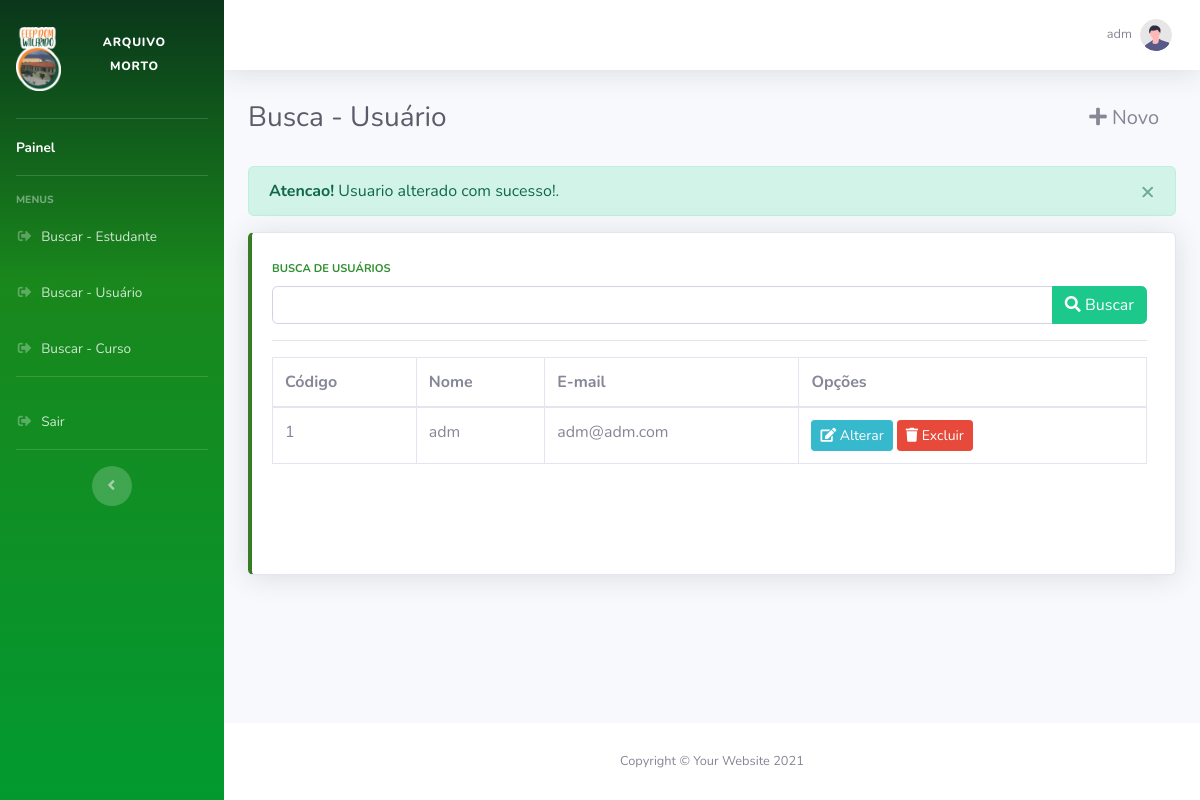
Page /buscausu.php?alter=ok (signed in) on the committed database.
### tables this page shows
CREATE TABLE `tbusuario` (
  `codusu` int(11) UNSIGNED NOT NULL,
  `nome` varchar(60) DEFAULT NULL,
  `email` varchar(100) DEFAULT NULL,
  `senha` varchar(20) DEFAULT NULL
);

### buscausu.php (the view, shortened to what this page needs)
<!DOCTYPE html>
<html lang="en">
<head>
    <link href="vendor/fontawesome-free/css/all.min.css" rel="stylesheet" type="text/css">
    <link href="css/sb-admin-2.min.css" rel="stylesheet">
</head>
<body id="page-top">
    <div id="wrapper">
    <ul class="navbar-nav bg-gradient-primary sidebar sidebar-dark accordion" id="accordionSidebar">
    <br>
            <a class="sidebar-brand d-flex align-items-center justify-content-center" href="buscaestudante.php">
                <div class="sidebar-brand-icon rotate-n-20">
                    <img src="img/logo.png" alt="" class="img-fluid" width="45" height="45">
                </div>
                <div class="sidebar-brand-text mx-3"><sup>arquivo morto</sup></div>
            </a>
<br>
            <hr class="sidebar-divider my-0">
            <li class="nav-item active">
                <a class="nav-link" href="buscaestudante.php">
                    <span>Painel</span></a>
            </li>
            <hr class="sidebar-divider">
            <div class="sidebar-heading">
                Menus
            </div>
            <li class="nav-item">
                <a class="nav-link" href="buscaestud.php" >
                    <i class="fas fa-fw fa-sign-out-alt"></i>
                    <span> Buscar - Estudante </span>
                </a>
            </li>
            <li class="nav-item">
                <a class="nav-link" href="buscausu.php" >
                    <i class="fas fa-fw fa-sign-out-alt"></i>
                    <span> Buscar - Usuário </span>
                </a>
            </li>
            <li class="nav-item">
                <a class="nav-link" href="buscacurso.php" >
                    <i class="fas fa-fw fa-sign-out-alt"></i>
                    <span> Buscar - Curso </span>
                </a>
            </li>
            <hr class="sidebar-divider">
            <li class="nav-item">
                <a class="nav-link" href="#" data-bs-toggle="modal" data-bs-target="#logoutModal">
                    <i class="fas fa-fw fa-sign-out-alt"></i>
                    <span>Sair</span>
                </a>
            </li>
            <hr class="sidebar-divider d-none d-md-block">
            <div class="text-center d-none d-md-inline">
                <button class="rounded-circle border-0" id="sidebarToggle"></button>
            </div>
        </ul>
        <div id="content-wrapper" class="d-flex flex-column">
            <div id="content">
                <nav class="navbar navbar-expand navbar-light bg-white topbar mb-4 static-top shadow">
                    <ul class="navbar-nav ml-auto">
                        <li class="nav-item dropdown no-arrow mx-1">
                        <li class="nav-item dropdown no-arrow">
                            <a class="nav-link dropdown-toggle" href="#" id="userDropdown" role="button"
                                data-toggle="dropdown" aria-haspopup="true" aria-expanded="false">
                                <span class="mr-2 d-none d-lg-inline text-gray-600 small"><?php echo $_SESSION['nome'];?></span>
                                <img class="img-profile rounded-circle"
                                    src="img/undraw_profile.svg">
                            </a>
                        </li>
                    </ul>
                </nav>
                <div class="container-fluid">
                    <div class="d-sm-flex align-items-center justify-content-between mb-4">
                        <h1 class="h3 mb-0 text-gray-800">Busca - Usuário</h1>
						<a href="frmcadest.php" class="btn btn-lg"><i class="fa fa-plus"></i> Novo</a>
                    </div>
                    <div class="row">
                        <div class="col-xl-12">
						<?php
					        if(isset($_GET['alter'])){
								if ($_GET['alter']=='ok'){
									echo    '<div class="alert alert-success alert-dismissible fade show" role="alert">
												 <strong>Atencao!</strong> Usuario alterado com sucesso!.
												 <button type="button" class="close" data-dismiss="alert" aria-label="Close">
													<span aria-hidden="true">&times;</span>
												 </button>
											 </div>';
								}
							}
					   ?>
                            <div class="card border-left-primary shadow h-100 py-2">
                                <div class="card-body">
                                    <div class="row no-gutters align-items-center">
                                        <div class="col mr-2">
                                            <div class="text-xs font-weight-bold text-primary text-uppercase mb-1">
                                                <form method="POST" action="buscausu.php">
													<label>Busca de Usuários</label>
													<div class="input-group">
														<input name="texto" id="texto" class="form-control" type="text" required>
														 <div class="input-group-append">
															<button class="btn btn-success" type="submit"><i class="fa fa-search"></i> Buscar</button>
														 </div>
													</div>
												</form>
												<hr>
												</div>
							  <table class="table table-bordered" id="dataTable" width="100%" cellspacing="0">
                                    <thead>
                                        <tr>
                                            <th>Código</th>
                                            <th>Nome</th>
                                            <th>E-mail</th>
                                            <th>Opções</th>
                                        </tr>
                                    </thead>
                                    <tbody>
									<?php
												    if(isset($_POST['texto'])){
														  $texto = $_POST['texto'];
														  include('banco.php');
														  $sql = "select * from tbusuario where nome like '%$texto%'";
														  $consulta = $conexao->query($sql);
														  if ($consulta == true){
															 if($consulta->num_rows > 0){
																while($linha=$consulta->fetch_array(MYSQLI_ASSOC)){
																   echo '<tr>
																			<td>'.$linha['codusu'].'</td>
																			<td>'.$linha['nome'].'</td>
																			<td>'.$linha['email'].'</td>
																			<td>
																			  <a class="btn btn-sm btn-info" href="frmalterausu.php?id='.$linha['codusu'].'"><i class="fa fa-edit"></i> Alterar</a>
																			  <button class="btn btn-sm btn-danger" data-bs-toggle="modal" data-bs-target="#deleteModal'.$linha['codusu'].'">
                                                                                <i class="fa fa-trash"></i> Excluir
                                                                            </button>
																			</td>
																		</tr>';
                                                                        echo '
                                                                        <div class="modal fade" id="deleteModal'.$linha['codusu'].'" tabindex="-1" aria-labelledby="deleteModalLabel'.$linha['codusu'].'" aria-hidden="true">
                                                                            <div class="modal-dialog modal-dialog-centered">
                                                                                <div class="modal-content">
                                                                                    <div class="modal-header bg-danger text-white">
                                                                                        <h5 class="modal-title" id="deleteModalLabel'.$linha['codusu'].'">Confirmação de Exclusão</h5>
                                                                                        <button type="button" class="btn-close" data-bs-dismiss="modal" aria-label="Close"></button>
                                                                                    </div>
                                                                                    <div class="modal-body">
                                                                                        Tem certeza que deseja excluir este item?
                                                                                    </div>
                                                                                    <div class="modal-footer">
                                                                                        <button type="button" class="btn btn-secondary" data-bs-dismiss="modal">Cancelar</button>
                                                                                        <a href="excluirusu.php?id='.$linha['codusu'].'" class="btn btn-danger">Excluir</a>
                                                                                    </div>
                                                                                </div>
                                                                            </div>
                                                                        </div>';
																}
															 } else {
                                                                echo '<tr><td colspan="8">NENHUM RESULTADO ENCONTRADO</td></tr>';
                                                              }
														  }
													} else {
                                                        include('banco.php');
                                                        $sql = "select * from tbusuario";
                                                        $consulta = $conexao->query($sql);
                                                        if ($consulta == true){
                                                            if($consulta->num_rows > 0){
                                                                while($linha=$consulta->fetch_array(MYSQLI_ASSOC)){
                                                                    echo '<tr>
                                                                            <td>'.$linha['codusu'].'</td>
                                                                            <td>'.$linha['nome'].'</td>
                                                                            <td>'.$linha['email'].'</td>
                                                                            <td>
                                                                                <a class="btn btn-sm btn-info" href="frmalterausu.php?id='.$linha['codusu'].'"><i class="fa fa-edit"></i> Alterar</a>
                                                                                <button class="btn btn-sm btn-danger" data-bs-toggle="modal" data-bs-target="#deleteModal'.$linha['codusu'].'">
                                                                                    <i class="fa fa-trash"></i> Excluir
                                                                                </button>
                                                                            </td>
                                                                        </tr>';
                                                                }
                                                            }
                                                        }
                                                    }
												?>
                                    </tbody>
                                </table>
                                        </div>
                                    </div>
                                </div>
                            </div>
                        </div>
                    </div>
                </div>
            </div>
            <footer class="sticky-footer bg-white">
                <div class="container my-auto">
                    <div class="copyright text-center my-auto">
                        <span>Copyright &copy; Your Website 2021</span>
                    </div>
                </div>
            </footer>
        </div>
    </div>
    <link href="https://cdnjs.cloudflare.com/ajax/libs/font-awesome/5.15.4/css/all.min.css" rel="stylesheet">
</body>
</html>

### rows in the picture
tbusuario: codusu "1", nome "adm", email "adm@adm.com"

### other values in the picture
$_SESSION['nome'] "adm"
